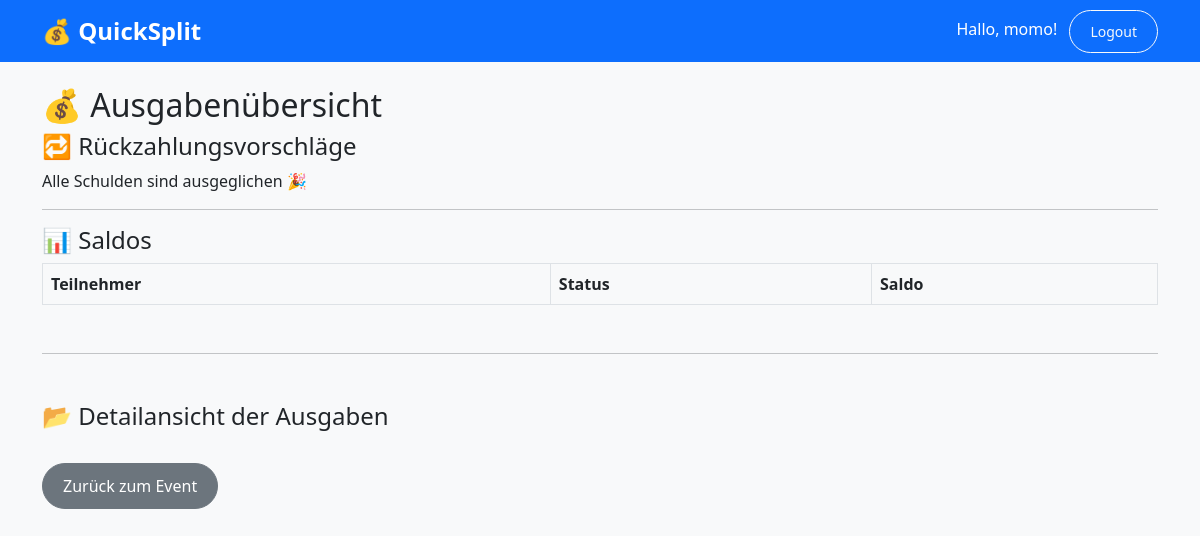
The app's page /expenses/5/summary (signed in), older data.
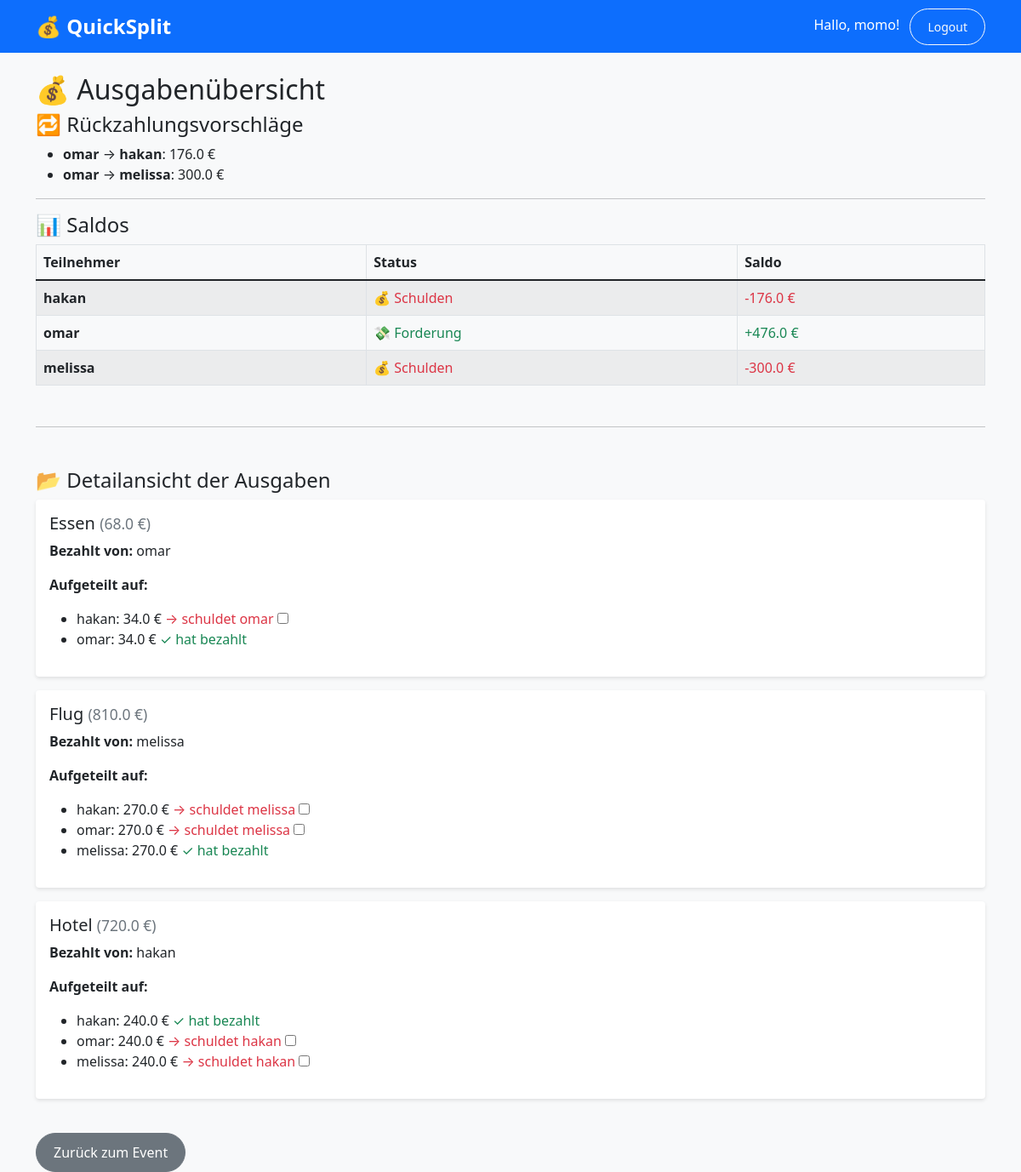
The same page, newer data.
### tables this page shows
CREATE TABLE participants (
        id INTEGER PRIMARY KEY AUTOINCREMENT,
        name TEXT NOT NULL,
        event_id INTEGER NOT NULL,
        FOREIGN KEY (event_id) REFERENCES events(id)
    );

CREATE TABLE expenses (
            id INTEGER PRIMARY KEY AUTOINCREMENT,
            title TEXT NOT NULL,
            amount REAL NOT NULL,
            date DATE DEFAULT CURRENT_DATE,
            payer_id INTEGER NOT NULL,
            event_id INTEGER NOT NULL,
            FOREIGN KEY (payer_id) REFERENCES users(id),
            FOREIGN KEY (event_id) REFERENCES events(id)
        );

CREATE TABLE expense_participants (
            expense_id INTEGER NOT NULL,
            user_id INTEGER NOT NULL,
            amount_owed REAL NOT NULL, paid BOOLEAN DEFAULT 0,
            PRIMARY KEY (expense_id, user_id),
            FOREIGN KEY (expense_id) REFERENCES expenses(id),
            FOREIGN KEY (user_id) REFERENCES users(id)
        );

### routes/expenses.py (the view)
@expenses_bp.route('/<int:event_id>/summary')
def summary(event_id):
    if 'user_id' not in session:
        return redirect(url_for('auth.login'))
    conn = get_db_connection()
    participants = conn.execute(
        'SELECT * FROM participants WHERE event_id = ?',
        (event_id,)
    ).fetchall()
    balances = {p['id']: 0.0 for p in participants}
    id_to_name = {p['id']: p['name'] for p in participants}
    rows = conn.execute('''
        SELECT e.id AS expense_id, e.payer_id, ep.user_id, ep.amount_owed
        FROM expenses e
        JOIN expense_participants ep ON e.id = ep.expense_id
        WHERE e.event_id = ? AND ep.paid = 0
    ''', (event_id,)).fetchall()
    for row in rows:
        balances[row['payer_id']] -= row['amount_owed']
        balances[row['user_id']] += row['amount_owed']
    debtors = sorted([(uid, amt) for uid, amt in balances.items() if amt > 0], key=lambda x: x[1])
    creditors = sorted([(uid, -amt) for uid, amt in balances.items() if amt < 0], key=lambda x: x[1])
    transactions = []
    i, j = 0, 0
    while i < len(debtors) and j < len(creditors):
        debtor_id, debt_amt = debtors[i]
        creditor_id, credit_amt = creditors[j]
        amount = min(debt_amt, credit_amt)
        transactions.append({
            'from': id_to_name[debtor_id],
            'to': id_to_name[creditor_id],
            'amount': round(amount, 2)
        })
        debtors[i] = (debtor_id, debt_amt - amount)
        creditors[j] = (creditor_id, credit_amt - amount)
        if debtors[i][1] == 0:
            i += 1
        if creditors[j][1] == 0:
            j += 1
    expense_rows = conn.execute('''
        SELECT e.id, e.title, e.amount, e.payer_id, p.name AS payer_name
        FROM expenses e
        JOIN participants p ON e.payer_id = p.id
        WHERE e.event_id = ?
    ''', (event_id,)).fetchall()
    all_expenses = []
    for exp in expense_rows:
        participants_split = conn.execute('''
            SELECT ep.user_id, ep.amount_owed, ep.paid, p.name
            FROM expense_participants ep
            JOIN participants p ON ep.user_id = p.id
            WHERE ep.expense_id = ?
        ''', (exp['id'],)).fetchall()
        all_expenses.append({
            'id': exp['id'],
            'title': exp['title'],
            'amount': exp['amount'],
            'payer_name': exp['payer_name'],
            'participants': participants_split
        })
    conn.close()
    return render_template(
        'events/summary.html',
        transactions=transactions,
        balances=balances,
        names=id_to_name,
        all_expenses=all_expenses,
        event_id=event_id
    )

### database.py (called while the page is built)
def get_db_connection():
    conn = sqlite3.connect(DATABASE)
    conn.row_factory = sqlite3.Row
    return conn

### templates/events/summary.html (shortened to what this page needs)
{% extends "base.html" %}
{% block content %}
<h2>💰 Ausgabenübersicht</h2>
<h4>🔁 Rückzahlungsvorschläge</h4>
{% if transactions %}
  <ul>
    {% for t in transactions %}
      <li><strong>{{ t.from }}</strong> → <strong>{{ t.to }}</strong>: {{ t.amount }} €</li>
    {% endfor %}
  </ul>
{% else %}
  <p>Alle Schulden sind ausgeglichen 🎉</p>
{% endif %}
<hr>
<h4>📊 Saldos</h4>
<table class="table table-bordered table-striped align-middle">
  <thead>
    <tr>
      <th>Teilnehmer</th>
      <th>Status</th>
      <th>Saldo</th>
    </tr>
  </thead>
  <tbody>
    {% for uid, saldo in balances.items() %}
    <tr>
      <td><strong>{{ names[uid] }}</strong></td>
      <td>
        {% if saldo > 0 %}
          <span class="text-success">💸 Forderung</span>
        {% elif saldo < 0 %}
          <span class="text-danger">💰 Schulden</span>
        {% else %}
          <span class="text-muted">✅ Ausgeglichen</span>
        {% endif %}
      </td>
      <td>
        {% if saldo > 0 %}
          <span class="text-success">+{{ saldo | round(2) }} €</span>
        {% elif saldo < 0 %}
          <span class="text-danger">{{ saldo | round(2) }} €</span>
        {% else %}
          <span class="text-muted">0,00 €</span>
        {% endif %}
      </td>
    </tr>
    {% endfor %}
  </tbody>
</table>
<hr class="my-5">
<h4>📂 Detailansicht der Ausgaben</h4>
{% for exp in all_expenses %}
  <div class="card mb-3">
    <div class="card-body">
      <h5>{{ exp.title }} <small class="text-muted">({{ exp.amount }} €)</small></h5>
      <p><strong>Bezahlt von:</strong> {{ exp.payer_name }}</p>
      <p><strong>Aufgeteilt auf:</strong></p>
      <ul>
        {% for user in exp.participants %}
          <li>
            {{ user.name }}: {{ user.amount_owed | round(2) }} €
            {% if user.name != exp.payer_name %}
              {% if user.paid %}
                <span class="text-success">✔ bereits bezahlt</span>
              {% else %}
                <span class="text-danger">→ schuldet {{ exp.payer_name }}</span>
              {% endif %}
              <form method="POST"
                    action="{{ url_for('expenses.toggle_paid', expense_id=exp.id, user_id=user.user_id) }}"
                    style="display:inline;">
                <input type="checkbox" onchange="this.form.submit()" {% if user.paid %}checked{% endif %}>
              </form>
            {% else %}
              <span class="text-success">✓ hat bezahlt</span>
            {% endif %}
          </li>
        {% endfor %}
      </ul>
    </div>
  </div>
{% endfor %}
<a href="{{ url_for('events.show_event', event_id=event_id) }}" class="btn btn-secondary mt-4">Zurück zum Event</a>
{% endblock %}

### templates/base.html (shortened to what this page needs)
<!DOCTYPE html>
<html lang="de">
<head>
    <link href="https://cdn.jsdelivr.net/npm/bootstrap@5.1.3/dist/css/bootstrap.min.css" rel="stylesheet">
    <link rel="stylesheet" href="{{ url_for('static', filename='style.css') }}">
</head>
<body>
        <nav class="navbar navbar-expand-lg navbar-dark bg-primary">
            <div class="container">
                <a class="navbar-brand" href="{{ url_for('index') }}">💰 QuickSplit</a>
                <div class="ms-auto">
                    {% if session.get('user_id') %}
                        <span class="navbar-text me-2 text-white">
                            Hallo, {{ session.get('user_name') }}!
                        </span>
                        <a href="{{ url_for('auth.logout') }}" class="btn btn-outline-light btn-sm">Logout</a>
                    {% endif %}
                </div>
            </div>
        </nav>
    <div class="container mt-4">
        {% block content %}{% endblock %}
    </div>
</body>
</html>

### static/style.css (style rules this page uses)
body { background-color: #f8f9fa; }
.navbar-brand { font-weight: bold; font-size: 1.5rem; }
.card { transition: transform 0.2s; border: none; box-shadow: 0 2px 4px rgba(0,0,0,0.1); }
.btn { border-radius: 25px; padding: 10px 20px; }

Row changes from the older to the newer data that the page shows:
added participants: from "omar" "omar", name "omar", payer_name "omar"
added participants: to "hakan", name "hakan", payer_name "hakan"
added participants: to "melissa", name "melissa", payer_name "melissa"
added expenses: title "Essen", amount "68.0", payer_name "omar"
added expense_participants: name "hakan", amount_owed "34.0", shown under "Essen"
added expense_participants: name "omar", amount_owed "34.0", shows "✓ hat bezahlt", shown under "Essen"
added expenses: title "Flug", amount "810.0", payer_name "melissa"
added expense_participants: name "hakan", amount_owed "270.0", shown under "Flug"
added expense_participants: name "omar", amount_owed "270.0", shown under "Flug"
added expense_participants: name "melissa", amount_owed "270.0", shows "✓ hat bezahlt", shown under "Flug"
added expenses: title "Hotel", amount "720.0", payer_name "hakan"
added expense_participants: name "hakan", amount_owed "240.0", shows "✓ hat bezahlt", shown under "Hotel"
added expense_participants: name "omar", amount_owed "240.0", shown under "Hotel"
added expense_participants: name "melissa", amount_owed "240.0", shown under "Hotel"
Text that changed along with them:
new list line: "→ : 176.0 €"
new list line: "→ : 300.0 €"
new list line: "💰 Schulden -176.0 €"
new list line: "💸 Forderung + 476.0 €"
new list line: "💰 Schulden -300.0 €"
text no longer shown: "Alle Schulden sind ausgeglichen 🎉"
